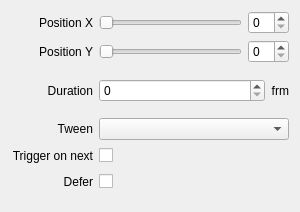
<?xml version="1.0" encoding="UTF-8"?>
<ui version="4.0">
 <class>InspectorAnchorWidget</class>
 <widget class="QWidget" name="InspectorAnchorWidget">
  <property name="geometry">
   <rect>
    <x>0</x>
    <y>0</y>
    <width>300</width>
    <height>212</height>
   </rect>
  </property>
  <property name="sizePolicy">
   <sizepolicy hsizetype="Expanding" vsizetype="Preferred">
    <horstretch>0</horstretch>
    <verstretch>0</verstretch>
   </sizepolicy>
  </property>
  <layout class="QGridLayout" name="gridLayout">
   <property name="bottomMargin">
    <number>20</number>
   </property>
   <item row="0" column="1">
    <widget class="QSlider" name="sliderPositionX">
     <property name="orientation">
      <enum>Qt::Horizontal</enum>
     </property>
    </widget>
   </item>
   <item row="3" column="0">
    <widget class="QLabel" name="labelEasing">
     <property name="text">
      <string>Tween</string>
     </property>
     <property name="alignment">
      <set>Qt::AlignRight|Qt::AlignTrailing|Qt::AlignVCenter</set>
     </property>
    </widget>
   </item>
   <item row="4" column="1" colspan="2">
    <layout class="QHBoxLayout" name="horizontalLayoutTriggerOnNext">
     <item>
      <widget class="QCheckBox" name="checkBoxTriggerOnNext">
       <property name="layoutDirection">
        <enum>Qt::RightToLeft</enum>
       </property>
       <property name="text">
        <string/>
       </property>
      </widget>
     </item>
     <item>
      <spacer name="horizontalSpacerTriggerOnNext2">
       <property name="orientation">
        <enum>Qt::Horizontal</enum>
       </property>
       <property name="sizeHint" stdset="0">
        <size>
         <width>40</width>
         <height>20</height>
        </size>
       </property>
      </spacer>
     </item>
    </layout>
   </item>
   <item row="1" column="0">
    <widget class="QLabel" name="labelPositionY">
     <property name="text">
      <string>Position Y</string>
     </property>
     <property name="alignment">
      <set>Qt::AlignRight|Qt::AlignTrailing|Qt::AlignVCenter</set>
     </property>
    </widget>
   </item>
   <item row="5" column="1" colspan="2">
    <layout class="QHBoxLayout" name="horizontalLayoutDefer">
     <item>
      <widget class="QCheckBox" name="checkBoxDefer">
       <property name="layoutDirection">
        <enum>Qt::RightToLeft</enum>
       </property>
       <property name="text">
        <string/>
       </property>
      </widget>
     </item>
     <item>
      <spacer name="horizontalSpacerDefer2">
       <property name="orientation">
        <enum>Qt::Horizontal</enum>
       </property>
       <property name="sizeHint" stdset="0">
        <size>
         <width>40</width>
         <height>20</height>
        </size>
       </property>
      </spacer>
     </item>
    </layout>
   </item>
   <item row="0" column="2">
    <widget class="QSpinBox" name="spinBoxPositionX"/>
   </item>
   <item row="1" column="1">
    <widget class="QSlider" name="sliderPositionY">
     <property name="orientation">
      <enum>Qt::Horizontal</enum>
     </property>
    </widget>
   </item>
   <item row="2" column="0">
    <widget class="QLabel" name="labelTransitionDuration">
     <property name="text">
      <string>Duration</string>
     </property>
     <property name="alignment">
      <set>Qt::AlignRight|Qt::AlignTrailing|Qt::AlignVCenter</set>
     </property>
    </widget>
   </item>
   <item row="2" column="1" colspan="2">
    <layout class="QHBoxLayout" name="horizontalLayoutTransitionDuration">
     <item>
      <widget class="QSpinBox" name="spinBoxTransitionDuration">
       <property name="sizePolicy">
        <sizepolicy hsizetype="Expanding" vsizetype="Fixed">
         <horstretch>0</horstretch>
         <verstretch>0</verstretch>
        </sizepolicy>
       </property>
       <property name="maximum">
        <number>999</number>
       </property>
      </widget>
     </item>
     <item>
      <widget class="QLabel" name="labelFrm1">
       <property name="text">
        <string>frm</string>
       </property>
       <property name="alignment">
        <set>Qt::AlignRight|Qt::AlignTrailing|Qt::AlignVCenter</set>
       </property>
      </widget>
     </item>
    </layout>
   </item>
   <item row="3" column="1" colspan="2">
    <widget class="QComboBox" name="comboBoxTween">
     <property name="sizePolicy">
      <sizepolicy hsizetype="Expanding" vsizetype="Fixed">
       <horstretch>0</horstretch>
       <verstretch>0</verstretch>
      </sizepolicy>
     </property>
    </widget>
   </item>
   <item row="0" column="0">
    <widget class="QLabel" name="labelPositionX">
     <property name="text">
      <string>Position X</string>
     </property>
     <property name="alignment">
      <set>Qt::AlignRight|Qt::AlignTrailing|Qt::AlignVCenter</set>
     </property>
    </widget>
   </item>
   <item row="1" column="2">
    <widget class="QSpinBox" name="spinBoxPositionY"/>
   </item>
   <item row="4" column="0">
    <widget class="QLabel" name="labelTriggerOnNext">
     <property name="text">
      <string>Trigger on next</string>
     </property>
     <property name="alignment">
      <set>Qt::AlignRight|Qt::AlignTrailing|Qt::AlignVCenter</set>
     </property>
    </widget>
   </item>
   <item row="5" column="0">
    <widget class="QLabel" name="labelDefer">
     <property name="text">
      <string>Defer</string>
     </property>
     <property name="alignment">
      <set>Qt::AlignRight|Qt::AlignTrailing|Qt::AlignVCenter</set>
     </property>
    </widget>
   </item>
  </layout>
 </widget>
 <tabstops>
  <tabstop>sliderPositionX</tabstop>
  <tabstop>spinBoxPositionX</tabstop>
  <tabstop>sliderPositionY</tabstop>
  <tabstop>spinBoxPositionY</tabstop>
  <tabstop>spinBoxTransitionDuration</tabstop>
  <tabstop>comboBoxTween</tabstop>
  <tabstop>checkBoxTriggerOnNext</tabstop>
  <tabstop>checkBoxDefer</tabstop>
 </tabstops>
 <resources/>
 <connections>
  <connection>
   <sender>spinBoxTransitionDuration</sender>
   <signal>valueChanged(int)</signal>
   <receiver>InspectorAnchorWidget</receiver>
   <slot>transitionDurationChanged(int)</slot>
   <hints>
    <hint type="sourcelabel">
     <x>151</x>
     <y>130</y>
    </hint>
    <hint type="destinationlabel">
     <x>206</x>
     <y>130</y>
    </hint>
   </hints>
  </connection>
  <connection>
   <sender>comboBoxTween</sender>
   <signal>currentTextChanged(QString)</signal>
   <receiver>InspectorAnchorWidget</receiver>
   <slot>tweenChanged(QString)</slot>
   <hints>
    <hint type="sourcelabel">
     <x>182</x>
     <y>158</y>
    </hint>
    <hint type="destinationlabel">
     <x>206</x>
     <y>160</y>
    </hint>
   </hints>
  </connection>
  <connection>
   <sender>sliderPositionX</sender>
   <signal>valueChanged(int)</signal>
   <receiver>InspectorAnchorWidget</receiver>
   <slot>sliderPositionXChanged(int)</slot>
   <hints>
    <hint type="sourcelabel">
     <x>111</x>
     <y>16</y>
    </hint>
    <hint type="destinationlabel">
     <x>3</x>
     <y>15</y>
    </hint>
   </hints>
  </connection>
  <connection>
   <sender>spinBoxPositionX</sender>
   <signal>valueChanged(int)</signal>
   <receiver>InspectorAnchorWidget</receiver>
   <slot>spinBoxPositionXChanged(int)</slot>
   <hints>
    <hint type="sourcelabel">
     <x>537</x>
     <y>29</y>
    </hint>
    <hint type="destinationlabel">
     <x>206</x>
     <y>19</y>
    </hint>
   </hints>
  </connection>
  <connection>
   <sender>sliderPositionY</sender>
   <signal>valueChanged(int)</signal>
   <receiver>InspectorAnchorWidget</receiver>
   <slot>sliderPositionYChanged(int)</slot>
   <hints>
    <hint type="sourcelabel">
     <x>290</x>
     <y>55</y>
    </hint>
    <hint type="destinationlabel">
     <x>3</x>
     <y>51</y>
    </hint>
   </hints>
  </connection>
  <connection>
   <sender>spinBoxPositionY</sender>
   <signal>valueChanged(int)</signal>
   <receiver>InspectorAnchorWidget</receiver>
   <slot>spinBoxPositionYChanged(int)</slot>
   <hints>
    <hint type="sourcelabel">
     <x>537</x>
     <y>57</y>
    </hint>
    <hint type="destinationlabel">
     <x>206</x>
     <y>47</y>
    </hint>
   </hints>
  </connection>
  <connection>
   <sender>checkBoxDefer</sender>
   <signal>stateChanged(int)</signal>
   <receiver>InspectorAnchorWidget</receiver>
   <slot>deferChanged(int)</slot>
   <hints>
    <hint type="sourcelabel">
     <x>114</x>
     <y>249</y>
    </hint>
    <hint type="destinationlabel">
     <x>210</x>
     <y>198</y>
    </hint>
   </hints>
  </connection>
  <connection>
   <sender>checkBoxTriggerOnNext</sender>
   <signal>stateChanged(int)</signal>
   <receiver>InspectorAnchorWidget</receiver>
   <slot>triggerOnNextChanged(int)</slot>
   <hints>
    <hint type="sourcelabel">
     <x>106</x>
     <y>188</y>
    </hint>
    <hint type="destinationlabel">
     <x>248</x>
     <y>178</y>
    </hint>
   </hints>
  </connection>
 </connections>
 <slots>
  <slot>scaleXChanged(int)</slot>
  <slot>scaleYChanged(int)</slot>
  <slot>sliderPositionXChanged(int)</slot>
  <slot>sliderPositionYChanged(int)</slot>
  <slot>transitionDurationChanged(int)</slot>
  <slot>tweenChanged(QString)</slot>
  <slot>spinBoxPositionXChanged(int)</slot>
  <slot>spinBoxPositionYChanged(int)</slot>
  <slot>sliderScaleXChanged(int)</slot>
  <slot>sliderScaleYChanged(int)</slot>
  <slot>spinBoxScaleXChanged(int)</slot>
  <slot>spinBoxScaleYChanged(int)</slot>
  <slot>resetDefer(QString)</slot>
  <slot>deferChanged(int)</slot>
  <slot>triggerOnNextChanged(int)</slot>
  <slot>useMipmapChanged(int)</slot>
 </slots>
</ui>
